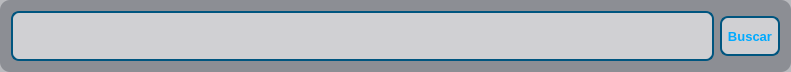
<?xml version="1.0" encoding="UTF-8"?>
<ui version="4.0">
 <class>Form</class>
 <widget class="QWidget" name="Form">
  <property name="geometry">
   <rect>
    <x>0</x>
    <y>0</y>
    <width>791</width>
    <height>68</height>
   </rect>
  </property>
  <property name="windowTitle">
   <string>Form</string>
  </property>
  <property name="styleSheet">
   <string notr="true">QWidget#Form{
	background-color: rgba(56, 60, 72, 90);
	border-radius: 10px;
}</string>
  </property>
  <layout class="QHBoxLayout" name="horizontalLayout">
   <item>
    <widget class="QTextEdit" name="inputpath">
     <property name="sizePolicy">
      <sizepolicy hsizetype="Expanding" vsizetype="Expanding">
       <horstretch>0</horstretch>
       <verstretch>0</verstretch>
      </sizepolicy>
     </property>
     <property name="minimumSize">
      <size>
       <width>0</width>
       <height>50</height>
      </size>
     </property>
     <property name="font">
      <font>
       <pointsize>10</pointsize>
       <bold>true</bold>
      </font>
     </property>
     <property name="styleSheet">
      <string notr="true">QTextEdit{
border-radius: 8px;
border: 2px solid rgb(0, 85, 127);
background-color: rgba(255, 255, 255, 150);
color: rgb(56, 60, 72);
padding: 2px;
}

QTextEdit:focus{
border-radius: 8px;
border: 2px solid rgb(19, 148, 207);
background-color: rgba(255, 255, 255, 190);
padding: 2px;
}</string>
     </property>
    </widget>
   </item>
   <item>
    <widget class="QPushButton" name="browsebtn">
     <property name="sizePolicy">
      <sizepolicy hsizetype="Fixed" vsizetype="Fixed">
       <horstretch>0</horstretch>
       <verstretch>0</verstretch>
      </sizepolicy>
     </property>
     <property name="minimumSize">
      <size>
       <width>60</width>
       <height>40</height>
      </size>
     </property>
     <property name="font">
      <font>
       <pointsize>10</pointsize>
       <bold>true</bold>
      </font>
     </property>
     <property name="styleSheet">
      <string notr="true">QPushButton#browsebtn{
border-radius: 8px;
border: 2px solid rgb(0, 85, 127);
background-color: rgba(255, 255, 255, 150);
color: rgb(0, 170, 255);
padding: 2px;
}

QPushButton#browsebtn:hover{
border-radius: 8px;
border: 2px solid rgb(19, 148, 207);
background-color: rgba(255, 255, 255, 190);
color: rgb(38, 197, 255);
padding: 2px;
}</string>
     </property>
     <property name="text">
      <string>Buscar</string>
     </property>
     <property name="icon">
      <iconset resource="res.qrc">
       <normaloff>:/icons_w/res/feather (1)/folder.svg</normaloff>:/icons_w/res/feather (1)/folder.svg</iconset>
     </property>
     <property name="iconSize">
      <size>
       <width>20</width>
       <height>20</height>
      </size>
     </property>
    </widget>
   </item>
  </layout>
 </widget>
 <resources>
  <include location="res.qrc"/>
 </resources>
 <connections/>
</ui>
